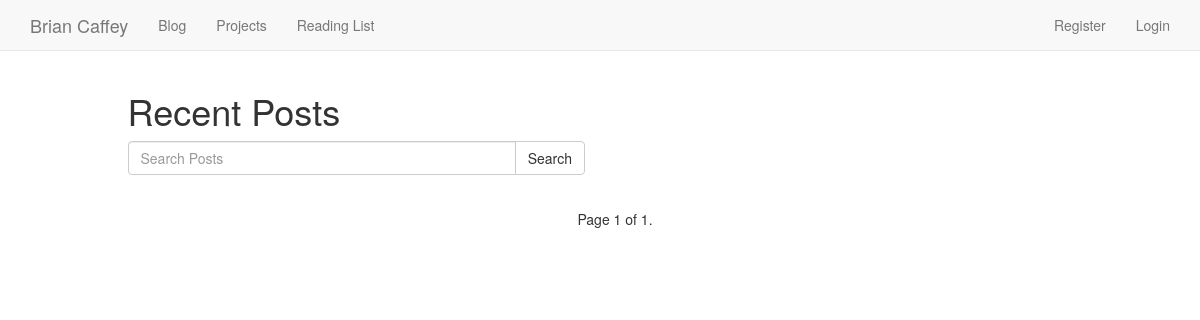
/blog/, run on an earlier commit of the app's database.
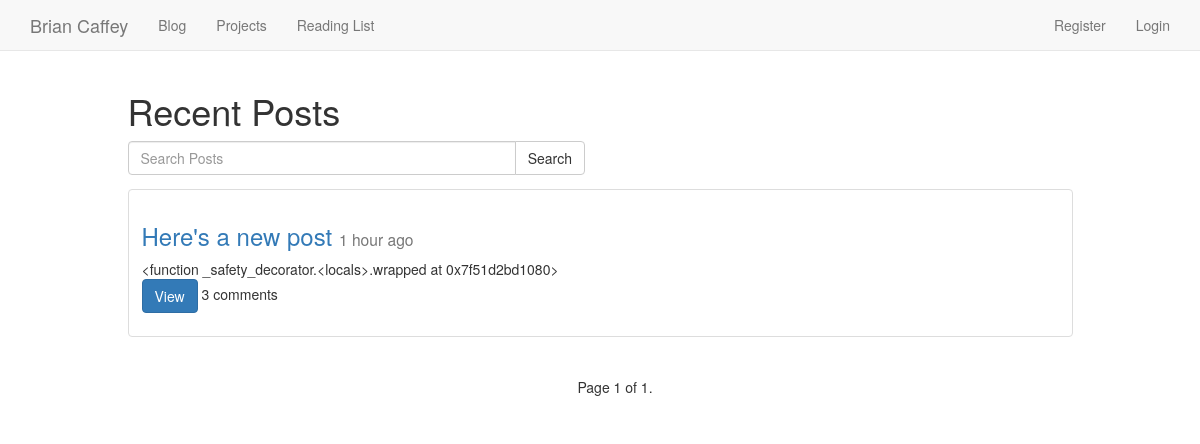
And on a later commit of the database.
### posts/models.py (models this page shows, shortened)
class Post(models.Model):
	user = models.ForeignKey(settings.AUTH_USER_MODEL)
	title = models.CharField(max_length=100)
	slug = models.SlugField(unique=True)
	height_field = models.IntegerField(default=0)
	width_field = models.IntegerField(default=0)
	image = models.ImageField(
		upload_to=upload_location,
		width_field = "width_field",
		height_field = "height_field",
		null=True,
		blank=True)
	content = models.TextField()
	draft = models.BooleanField(default=False)
	publish = models.DateField(auto_now=False, auto_now_add=False)
	read_time = models.TimeField(null=True, blank=True)
	updated = models.DateTimeField(auto_now=True, auto_now_add=False)
	timestamp = models.DateTimeField(auto_now=False, auto_now_add=True)
	class Meta:
		ordering = ['-timestamp', '-updated']
	def get_markdown(self):
		content = self.content
		return mark_safe(markdown(content))
	objects = PostManager()
	@property
	def comments(self):
		instance = self
		qs = Comment.objects.filter_by_instance(instance)
		return qs
	def get_absolute_url(self):
		return reverse("posts:detail", kwargs={"slug":self.slug})

### posts/views.py (the view, shortened to what this page needs)
def posts_list(request):
	today = timezone.now().date()
	queryset_list = Post.objects.active()
	if request.user.is_staff or request.user.is_superuser:
		queryset_list = Post.objects.all()
	query = request.GET.get('q')
	paginator = Paginator(queryset_list, 5) # Show 25 contacts per page
	page = request.GET.get('page')
	try:
		queryset = paginator.page(page)
	except PageNotAnInteger:
		queryset = paginator.page(1)
	except EmptyPage:
		queryset = paginator.page(paginator.num_pages)
	context = {
		'object_list':queryset,
		'title':"List View"
	}
	return render(request, "post_list.html", context)

### comments/models.py (called while the page is built)
	def filter_by_instance(self, instance):
		content_type = ContentType.objects.get_for_model(instance.__class__)
		obj_id = instance.id
		qs = super(CommentManager, self).filter(content_type=content_type, object_id=obj_id)
		return qs

### posts/models.py (called while the page is built)
	def active(self, *args, **kwargs):
		return super(PostManager, self).filter(draft=False).filter(publish__lte=timezone.now())

### templates/post_list.html (shortened to what this page needs)
{% extends 'base.html' %}
{% block content %}
<div class="row">
    <div class="col-sm-10 col-sm-offset-1">
<h1>Recent Posts</h1>
<form method="GET" action="" class="row">
  <div class="col-sm-6">
  <div class="input-group">
  <input class="form-control" type="text" name="q" placeholder="Search Posts" value='{{ request.GET.q }}'/>
  <span class="input-group-btn">
  <input class="btn btn-default" type="submit" value="Search" />
</span>
</div>
</div>
</form>
    {% for object in object_list %}
    <div class="thumbnail">
      <div class="caption post-detail-item">
        <h3><a href="{{ object.get_absolute_url }}">{{ object.title }}</a> <small>{{ object.timestamp | timesince }} ago</small></h3>
        {{ object.get_markdown }}
        <p><a href="{{ object.get_absolute_url }}" class="btn btn-primary" role="button">View</a> {{ object.comments.count }} comments
      </div>
    </div>
{% endfor %}
  </div>
</div>
<div style="text-align:center;" class="container">
<div class="pagination">
    <span class="step-links">
        <span class="current">
            Page {{ object_list.number }} of {{ object_list.paginator.num_pages }}.
        </span>
    </span>
</div>
</div>
{% endblock %}

What changed in the data, as far as the page shows it:
added Post: title "Here's a new post", timestamp "1 hour", get_markdown "<function _safety_decorator.<locals>.wrapped at 0x7f51d2bd1080>", comments.count "3"
